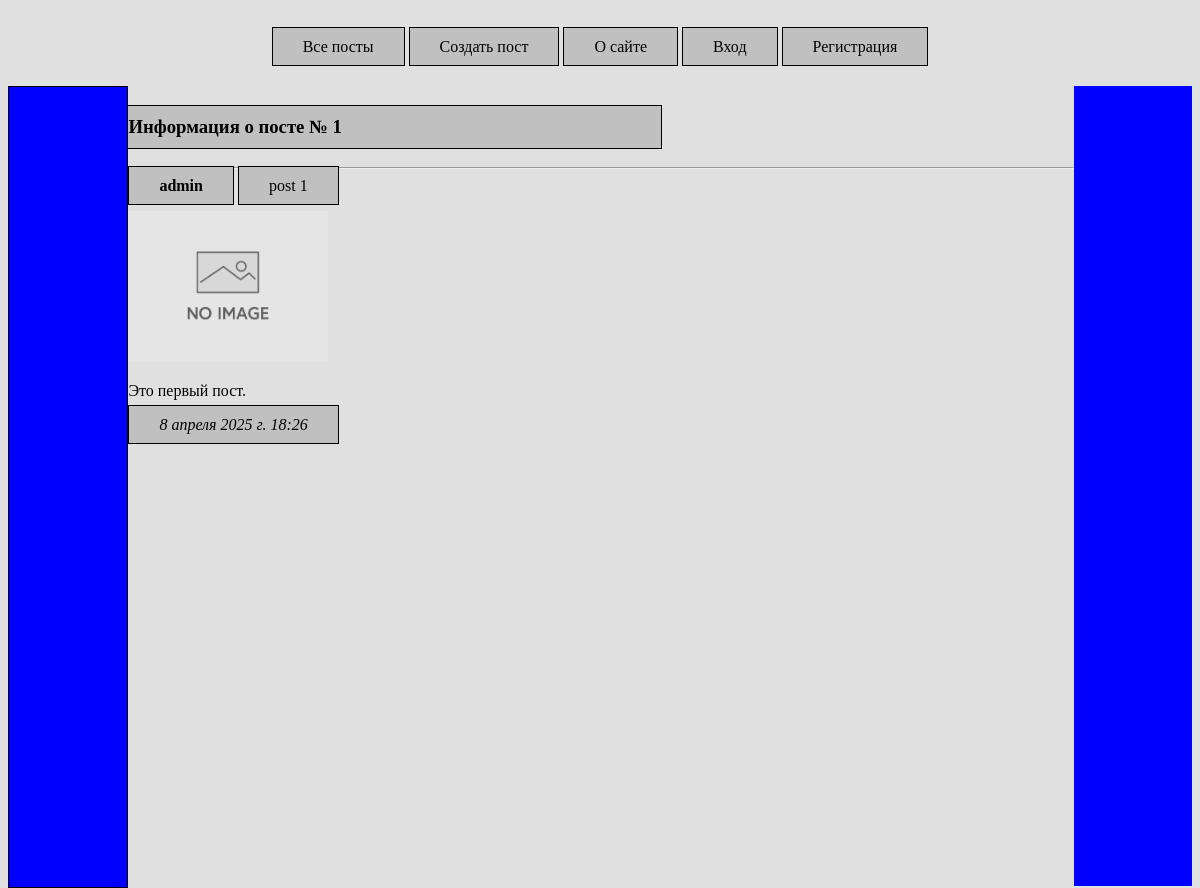
The page /post/post-1/ on the database its author committed.
### blog/models.py (models this page shows, shortened)
class Post(models.Model):
    author = models.ForeignKey(User, on_delete=models.CASCADE, verbose_name="Автор", related_name="posts")
    title = models.CharField(max_length=200, verbose_name="Заголовок")
    text = models.TextField(verbose_name="Текст поста")
    created_at = models.DateTimeField(default=timezone.now, verbose_name="Дата создания", editable=False)
    image = models.ImageField(upload_to='posts/', null=True, blank=True, verbose_name="Изображение")
    slug = models.SlugField(max_length=200, unique=True, editable=False, null=True)
    class Meta:
        verbose_name = "Пост"
        verbose_name_plural = "Посты"

### blog/views.py (the view)
# urls.py: path('post/<slug:slug>/', read_post, name='read_post'),
def read_post(request, slug):
    post = get_object_or_404(Post, slug=slug)
    context = {"title": "Информация о посте", "post": post}
    return render(request, template_name="blog/post_detail.html", context=context)

### blog/templates/blog/post_detail.html (shortened to what this page needs)
{% extends 'blog/base.html' %}
{% load static %}
{% block content %}
<head><link rel="stylesheet" href="{% static 'css/styles.css' %}"></head>
<h3 class="generic-element">Информация о посте № {{ post.pk }}</h3>
<hr>
{% if user.is_authenticated %}
    <a href="{% url 'blog:user_info' user_id=post.author.pk %}">
        <b class="generic-element">{{ post.author }}</b>
    </a>
{% else %}
    <b class="generic-element">{{ post.author }}</b>
{% endif %}
<hr4 class="generic-element">{{ post.title }}</hr4>
{% if post.image %}
    <p><img src="{{ post.image.url }}" width="150px" height="auto"></p>
{% else %}
    <p><img src="{% static 'img/no_image.jpeg' %}" width = 200px, height="auto"></p>
{% endif %}
{{ post.text }}
<p><i class="generic-element">{{ post.created_at }}</i></p>
{% endblock content %}

### static/css/styles.css (style rules this page uses)
body { font-family: "Times New Roman"; background-color: #E0E0E0; }
.generic-element { text-decoration: none; color: #000000; border: 1px solid black; padding: 10px 30px 10px 30px; background-color: #C0C0C0; width: 50%; }

### rows shown on the page
Post: pk "1", author "admin", title "post 1", text "Это первый пост.", created_at "8 апреля 2025 г. 18:26"
